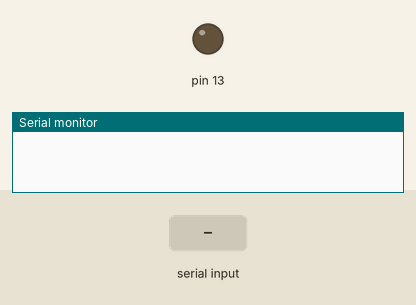
Recording of a sketch running on a simulated Arduino Uno, built with avr-gcc and run on an emulated ATmega328P. Shown: output pins drawn as LEDs (lit = HIGH), the last lines printed to the serial monitor. The test bench sets the inputs (shaded band).

Above: at 1.2 s.
1.3 s: "on" received over Serial
At 3.5 s:
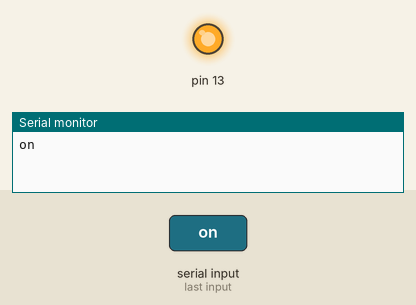
3.8 s: "off" received over Serial
At 5.4 s:
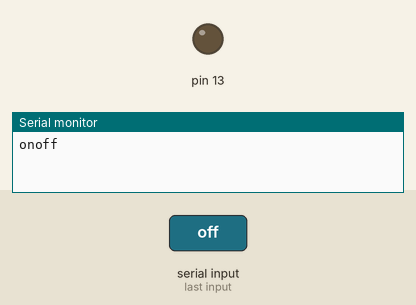
Timing chart, 0 to 6.9 s (numbered marks = the images above; inputs shaded):
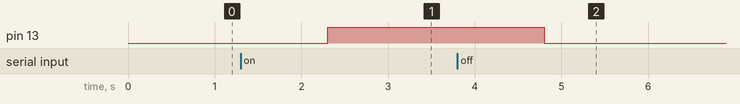

Measured:
- after the input at 1.3 s, pin 13: LOW → HIGH after 1.0 s
- after the input at 3.8 s, pin 13: HIGH → LOW after 1.0 s

The sketch:

arduinoC.ino
```cpp
String key;

void setup() {
  pinMode(13, OUTPUT);
  Serial.begin(9600);
}

void loop() {
  if (Serial.available()) {
    key = Serial.readString();
    Serial.print(key);
  }
  if ((key == "on")) {
    digitalWrite(13, true);
  }
    if ((key == "off")) {
    digitalWrite(13, false);
  }
}
```
